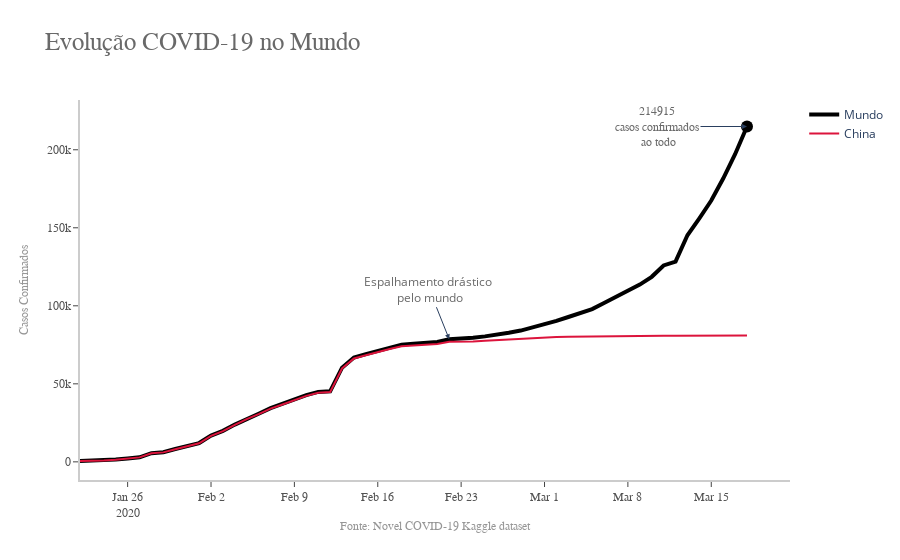

Notebook source saved alongside this figure:
### Code cell
# Evolução COVID-19 no mundo
fig = go.Figure()

# Criando linha - Casos confirmados ao longo do mundo
trace0 = go.Scatter(
    x=corona_sum['last_update'],
    y=corona_sum['confirmed'],
    line=dict(
        color='black',
        width=4
    ),
    name='Mundo',
    hovertemplate =
    '<b>Casos</b>: %{y}'+
    '<br><b>Data</b>: %{x}<br>'
)

# Criando linha - Casos confirmados na China
trace1 = go.Scatter(
    x=china_sum['last_update'],
    y=china_sum['confirmed'],
    line=dict(
        color='crimson',
        width=2
    ),
    name='China',
    hovertemplate =
    '<b>Casos</b>: %{y}'+
    '<br><b>Data</b>: %{x}<br>'
)

# Criando ponto específico
trace2 = go.Scatter(
    x=corona_sum['last_update'][-1:],
    y=corona_sum['confirmed'][-1:],
    mode='markers',
    marker=dict(
        color='black',
        size=12
    ),
    showlegend=False,
    hovertemplate =
    '<b>Casos</b>: %{y}'+
    '<br><b>Data</b>: %{x}<br>'
)

# Adicionando traços às figuras
fig.add_trace(trace0)
fig.add_trace(trace1)
fig.add_trace(trace2)

# Formatando layout da plotagem
fig.update_layout(
    
    # Eixo x
    xaxis=dict(
        showline=True,
        showgrid=False,
        showticklabels=True,
        linecolor='rgb(204, 204, 204)',
        linewidth=2,
        ticks='outside',
        tickfont=dict(
            family='Raleway, sans-serif',
            size=12,
            color='rgb(82, 82, 82)',
        ),
    ),
    
    # Eixo y
    yaxis=dict(
        showgrid=True,
        zeroline=True,
        showline=True,
        showticklabels=True,
        linecolor='rgb(204, 204, 204)',
        linewidth=2,
        ticks='outside',
        tickfont=dict(
            family='Raleway, sans-serif',
            size=12,
            color='rgb(82, 82, 82)',
        ),
    ),  
    showlegend=True,
    plot_bgcolor='white',
    
    # Título do gráfico
    title=dict(
        text='Evolução COVID-19 no Mundo',
        font=dict(
            family='Franklin Gothic',
            size=25,
            color='dimgrey'
        )
    ),
    
    # Título do eixo y
    yaxis_title=dict(
        text='Casos Confirmados',
        font=dict(
            family='Raleway, sans-serif',
            size=12,
            color='rgb(150,150,150)'
        )
    )
)

# Criando anotações
annotations = []
annotations.append(
    dict(
        xref='paper', 
        yref='paper', 
        x=0.5, 
        y=-0.1,
        xanchor='center', 
        yanchor='top',
        text='Fonte: <a href=https://www.kaggle.com/sudalairajkumar/novel-corona-virus-2019-dataset>' +
                                   'Novel COVID-19 Kaggle dataset</a>',
        font=dict(
            family='Raleway, sans-serif',
            size=12,
            color='rgb(150,150,150)'
        ),
        showarrow=False
    )
)

annotations.append(
    dict(
        x=corona_sum['last_update'][31],
        y=corona_sum['confirmed'][31],
        xref='x',
        yref='y',
        text='Espalhamento drástico <br>pelo mundo',
        ax=-20,
        ay=-50,
        showarrow=True,
        arrowhead=2,
        font=dict(
            color='dimgrey'
        )
    )
)

annotations.append(
    dict(
        x=corona_sum['last_update'][len(corona_sum)-1],
        y=corona_sum['confirmed'][len(corona_sum)-1],
        xref='x',
        yref='y',
        text=f'{int(corona_sum["confirmed"].max())}' + 
                '<br>casos confirmados<br> ao todo',
        ax=-90,
        ay=0,
        showarrow=True,
        arrowhead=2,
        font=dict(
            family='Raleway, sans-serif',
            color='dimgrey'
        )
    )
)
 
fig.update_layout(annotations=annotations)
fig.show()

### Figure 1 — Plotly figure (JSON) as saved in the notebook; plotly's stock layout.template omitted (floating-point values rounded to 4 significant figures)
{"data": [{"hovertemplate": "<b>Casos</b>: %{y}<br><b>Data</b>: %{x}<br>", "line": {"color": "black", "width": 4}, "name": "Mundo", "type": "scatter", "x": ["2020-01-22", "2020-01-23", "2020-01-24", "2020-01-25", "2020-01-26", "2020-01-27", "2020-01-28", "2020-01-29", "2020-01-30", "2020-01-31", "2020-02-01", "2020-02-02", "2020-02-03", "2020-02-04", "2020-02-05", "2020-02-06", "2020-02-07", "2020-02-08", "2020-02-09", "2020-02-10", "2020-02-11", "2020-02-12", "2020-02-13", "2020-02-14", "2020-02-15", "2020-02-16", "2020-02-17", "2020-02-18", "2020-02-19", "2020-02-20", "2020-02-21", "2020-02-22", "2020-02-23", "2020-02-24", "2020-02-25", "2020-02-26", "2020-02-27", "2020-02-28", "2020-02-29", "2020-03-01", "2020-03-02", "2020-03-03", "2020-03-04", "2020-03-05", "2020-03-06", "2020-03-07", "2020-03-08", "2020-03-09", "2020-03-10", "2020-03-11", "2020-03-12", "2020-03-13", "2020-03-14", "2020-03-15", "2020-03-16", "2020-03-17", "2020-03-18"], "y": [555, 653, 941, 1438, 2118, 2927, 5578, 6165, 8235, 9925, 12038, 16787, 19881, 23892, 27636, 30818, 34392, 37121, 40151, 42763, 44803, 45222, 60370, 66887, 69032, 71226, 73260, 75138, 75641, 76199, 76843, 78599, 78985, 79570, 80415, 81397, 82756, 84124, 86013, 88371, 90309, 92844, 95124, 97886, 101800, 105836, 109835, 113582, 118582, 125865, 128343, 145193, 156099, 167447, 181546, 197168, 214915]}, {"hovertemplate": "<b>Casos</b>: %{y}<br><b>Data</b>: %{x}<br>", "line": {"color": "crimson", "width": 2}, "name": "China", "type": "scatter", "x": ["2020-01-22", "2020-01-23", "2020-01-24", "2020-01-25", "2020-01-26", "2020-01-27", "2020-01-28", "2020-01-29", "2020-01-30", "2020-01-31", "2020-02-01", "2020-02-02", "2020-02-03", "2020-02-04", "2020-02-05", "2020-02-06", "2020-02-07", "2020-02-08", "2020-02-09", "2020-02-10", "2020-02-11", "2020-02-12", "2020-02-13", "2020-02-14", "2020-02-15", "2020-02-16", "2020-02-17", "2020-02-18", "2020-02-19", "2020-02-20", "2020-02-21", "2020-02-22", "2020-02-23", "2020-02-24", "2020-02-25", "2020-02-26", "2020-02-27", "2020-02-28", "2020-02-29", "2020-03-01", "2020-03-02", "2020-03-03", "2020-03-04", "2020-03-05", "2020-03-06", "2020-03-07", "2020-03-08", "2020-03-09", "2020-03-10", "2020-03-11", "2020-03-12", "2020-03-13", "2020-03-14", "2020-03-15", "2020-03-16", "2020-03-17", "2020-03-18"], "y": [547, 639, 916, 1399, 2062, 2863, 5494, 6070, 8124, 9783, 11871, 16607, 19693, 23680, 27409, 30553, 34075, 36778, 39790, 42306, 44327, 44699, 59832, 66292, 68347, 70446, 72364, 74139, 74546, 74999, 75472, 76922, 76938, 77152, 77660, 78065, 78498, 78824, 79251, 79826, 80026, 80151, 80271, 80422, 80573, 80652, 80699, 80735, 80757, 80785, 80793, 80801, 80827, 80848, 80867, 80884, 80906]}, {"hovertemplate": "<b>Casos</b>: %{y}<br><b>Data</b>: %{x}<br>", "marker": {"color": "black", "size": 12}, "mode": "markers", "showlegend": false, "type": "scatter", "x": ["2020-03-18"], "y": [214915]}], "layout": {"annotations": [{"font": {"color": "rgb(150,150,150)", "family": "Raleway, sans-serif", "size": 12}, "showarrow": false, "text": "Fonte: <a href=https://www.kaggle.com/sudalairajkumar/novel-corona-virus-2019-dataset>Novel COVID-19 Kaggle dataset</a>", "x": 0.5, "xanchor": "center", "xref": "paper", "y": -0.1, "yanchor": "top", "yref": "paper"}, {"arrowhead": 2, "ax": -20, "ay": -50, "font": {"color": "dimgrey"}, "showarrow": true, "text": "Espalhamento drástico <br>pelo mundo", "x": "2020-02-22", "xref": "x", "y": 78599, "yref": "y"}, {"arrowhead": 2, "ax": -90, "ay": 0, "font": {"color": "dimgrey", "family": "Raleway, sans-serif"}, "showarrow": true, "text": "214915<br>casos confirmados<br> ao todo", "x": "2020-03-18", "xref": "x", "y": 214915, "yref": "y"}], "plot_bgcolor": "white", "showlegend": true, "title": {"font": {"color": "dimgrey", "family": "Franklin Gothic", "size": 25}, "text": "Evolução COVID-19 no Mundo"}, "xaxis": {"linecolor": "rgb(204, 204, 204)", "linewidth": 2, "showgrid": false, "showline": true, "showticklabels": true, "tickfont": {"color": "rgb(82, 82, 82)", "family": "Raleway, sans-serif", "size": 12}, "ticks": "outside"}, "yaxis": {"linecolor": "rgb(204, 204, 204)", "linewidth": 2, "showgrid": true, "showline": true, "showticklabels": true, "tickfont": {"color": "rgb(82, 82, 82)", "family": "Raleway, sans-serif", "size": 12}, "ticks": "outside", "title": {"font": {"color": "rgb(150,150,150)", "family": "Raleway, sans-serif", "size": 12}, "text": "Casos Confirmados"}, "zeroline": true}}}
